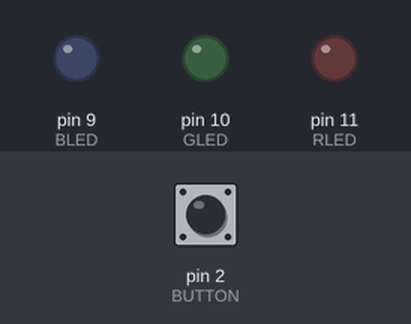
Bench run of a sketch on a simulated Arduino Uno, built with avr-gcc and run on an emulated ATmega328P. On the bench: output pins drawn as LEDs (lit = HIGH). Inputs (shaded band) come from the test bench; at power-on: pin 2 (BUTTON) LOW. Random numbers use the default seed unless the sketch sets one.

Above: at 1.2 s.
1.3 s: pin 2 (BUTTON) pulled HIGH for 0.15 s
At 2.4 s:
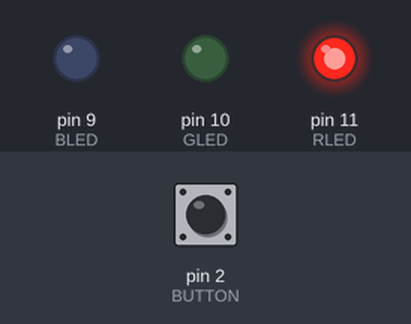
2.9 s: pin 2 (BUTTON) pulled HIGH for 1 s
At 3.6 s:
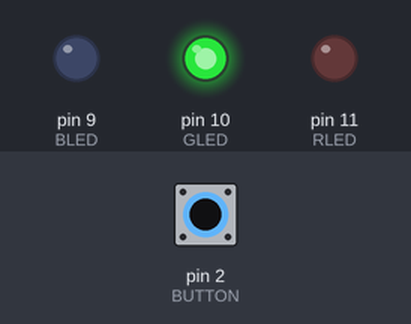
5.4 s: pin 2 (BUTTON) pulled HIGH for 0.15 s
At 6.6 s:
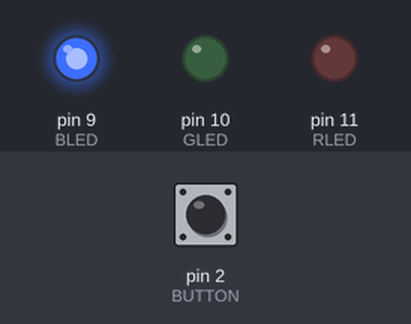
7.0 s: pin 2 (BUTTON) pulled HIGH for 3.2 s
At 8.0 s:
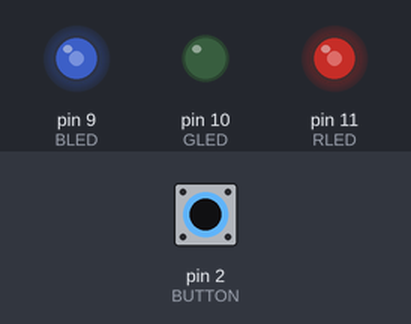
11.7 s: pin 2 (BUTTON) pulled HIGH for 0.15 s
At 12.7 s:
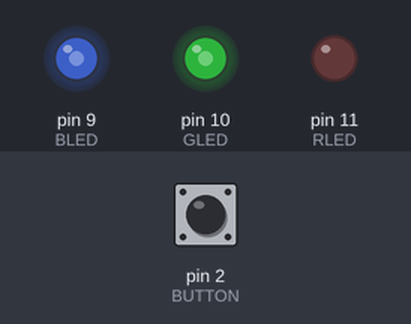
13.3 s: pin 2 (BUTTON) pulled HIGH for 1 s
At 13.9 s:
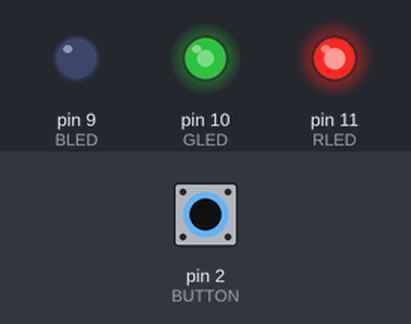
Timing chart, 0 to 16.3 s (numbered marks = the images above; inputs shaded):
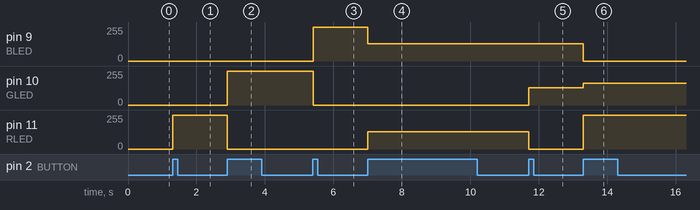

The sketch:

Pildner_nightlight.ino
```cpp
// (licence header left out)
const int BLED=9;      // Blue LED Cathode on Pin 9
const int GLED=10;     // Green LED Cathode on Pin 10
const int RLED=11;     // Red LED Cathode on Pin 11
const int BUTTON=2;    // The Button is connected to pin 2

boolean lastButton = LOW;    // Last Button State
boolean currentButton = LOW; // Current Button State
int ledMode = 0;             // Cycle between LED states

void setup()
{
  pinMode (BLED, OUTPUT);   // Set Blue LED as Output
  pinMode (GLED, OUTPUT);   // Set Green LED as Output
  pinMode (RLED, OUTPUT);   // Set Red LED as Output
  pinMode (BUTTON, INPUT);  // Set button as input (not required)
}

/*
* Debouncing Function
* Pass it the previous button state,
* and get back the current debounced button state.
*/
boolean debounce(boolean last)
{
  boolean current = digitalRead(BUTTON);       // Read the button state
  if (last != current)                         // If it's different...
  {
    delay(5);                                  // Wait 5ms
    current = digitalRead(BUTTON);             // Read it again
  }
  return current;                              // Return the current value
}

/*
* LED Mode Selection
* Pass a number for the LED state and set it accordingly
* Note, since the RGB LED is COMMON ANODE, you must set the
* cathode pin for each color LOW for that color to turn ON.
*/
void setMode(int mode)
{
  //RED
  if (mode == 1)
  {
    digitalWrite(RLED, HIGH);
    digitalWrite(GLED, LOW);
    digitalWrite(BLED, LOW);
  }
  //GREEN
  else if (mode == 2)
  {
    digitalWrite(RLED, LOW);
    digitalWrite(GLED, HIGH);
    digitalWrite(BLED, LOW);
  }
  //BLUE
  else if (mode == 3)
  {
    digitalWrite(RLED, LOW);
    digitalWrite(GLED, LOW);
    digitalWrite(BLED, HIGH);
  }
  //PURPLE (RED+BLUE)
  else if (mode == 4)
  {
    analogWrite(RLED, 128);
    analogWrite(GLED, 0);
    analogWrite(BLED, 128);
  }
  //TEAL (BLUE+GREEN)
  else if (mode == 5)
  {
    analogWrite(RLED, 0);
    analogWrite(GLED, 128);
    analogWrite(BLED, 128);
  }
  //ORANGE (GREEN+RED)
  else if (mode == 6)
  {
    analogWrite(RLED, 255);
    analogWrite(GLED, 165);
    analogWrite(BLED, 0);
  }
  //WHITE (GREEN+RED+BLUE)
  else if (mode == 7)
  {
    analogWrite(RLED, 255);
    analogWrite(GLED, 255);
    analogWrite(BLED, 255);
  }
  //CUSTOM COLOR FRENCH LIME
  else if (mode == 8)
  {
    analogWrite(RLED, 158);
    analogWrite(GLED, 253);
    analogWrite(BLED, 56);
  }
  //RANDOM COLOR
  else if (mode == 9)
  {
    analogWrite(RLED, random(0, 255));
    analogWrite(GLED, random(0, 255));
    analogWrite(BLED, random(0, 255));
    delay(1500);
  }
  //OFF (mode = 0)
  else
  {
    digitalWrite(RLED, LOW);
    digitalWrite(GLED, LOW);
    digitalWrite(BLED, LOW);
  }
}

void loop()
{
  currentButton = debounce(lastButton);           // Read debounced state
  if (lastButton == LOW && currentButton == HIGH) // If it was pressed...
  {
    ledMode++;                                    // Increment the LED value
  }
  lastButton = currentButton;                     // Reset button value
  // If you’ve cycled through the different options,
  // reset the counter to 0
  if (ledMode == 10) ledMode = 0;
  setMode(ledMode);                               // Change the LED state
}
```

Measured:
- after the input at 1.3 s, pin 11 (RLED): 0/255 → 255/255 at once
- after the input at 2.9 s, pin 10 (GLED): 0/255 → 255/255 at once; pin 11 (RLED): 255/255 → 0/255 at once
- after the input at 5.4 s, pin 9 (BLED): 0/255 → 255/255 at once; pin 10 (GLED): 255/255 → 0/255 at once
- after the input at 7.0 s, pin 9 (BLED): 255/255 → 128/255 at once; pin 11 (RLED): 0/255 → 128/255 at once
- after the input at 11.7 s, pin 10 (GLED): 0/255 → 128/255 at once; pin 11 (RLED): 128/255 → 0/255 at once
- after the input at 13.3 s, pin 9 (BLED): 128/255 → 0/255 at once; pin 10 (GLED): 128/255 → 165/255 at once; pin 11 (RLED): 0/255 → 255/255 at once
